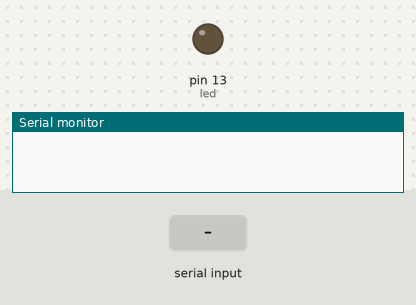
The sketch below on a simulated Arduino Uno, built with avr-gcc and run on an emulated ATmega328P. Shown: output pins drawn as LEDs (lit = HIGH), the last lines printed to the serial monitor. Inputs (shaded band) come from the test bench.

Above: at 1.2 s.
1.3 s: "a\n" received over Serial
At 1.9 s:
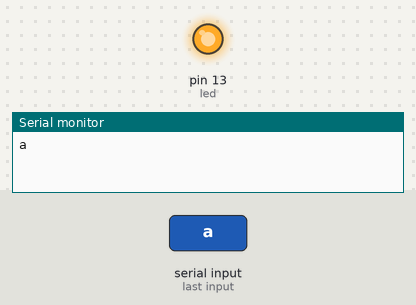
2.8 s: byte 98 ('b') received over Serial
At 4.2 s:
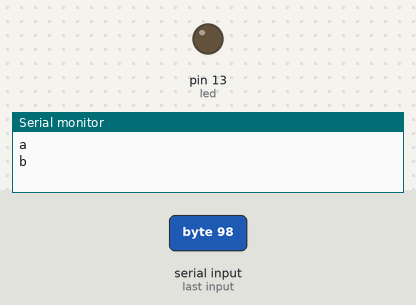
Timing chart, 0 to 5.8 s (numbered marks = the images above; inputs shaded):
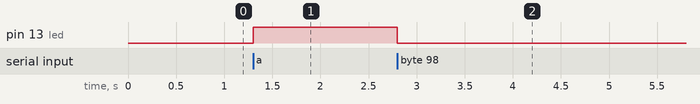

The sketch:

arduino_03.ino
```cpp
char entrada = 'c';
int led = 13;
int i;
void setup() {
        Serial.begin(9600);     // abre a porta serial a 9600 bps
        pinMode(led,OUTPUT);
        }

void loop() {

        // verifica se existe dados a ser lido
        if (Serial.available() > 0)
        {
                // lê o dado
                entrada = Serial.read();
                if (entrada != '\n')
                {
                  if (entrada == 'a')
                     digitalWrite(led,HIGH);
                  if (entrada == 'b')
                     digitalWrite(led,LOW);
                  Serial.println(entrada);
                }
         }
}
```

Measured:
- after the input at 1.3 s, pin 13 (led): LOW → HIGH at once
- after the input at 2.8 s, pin 13 (led): HIGH → LOW at once
